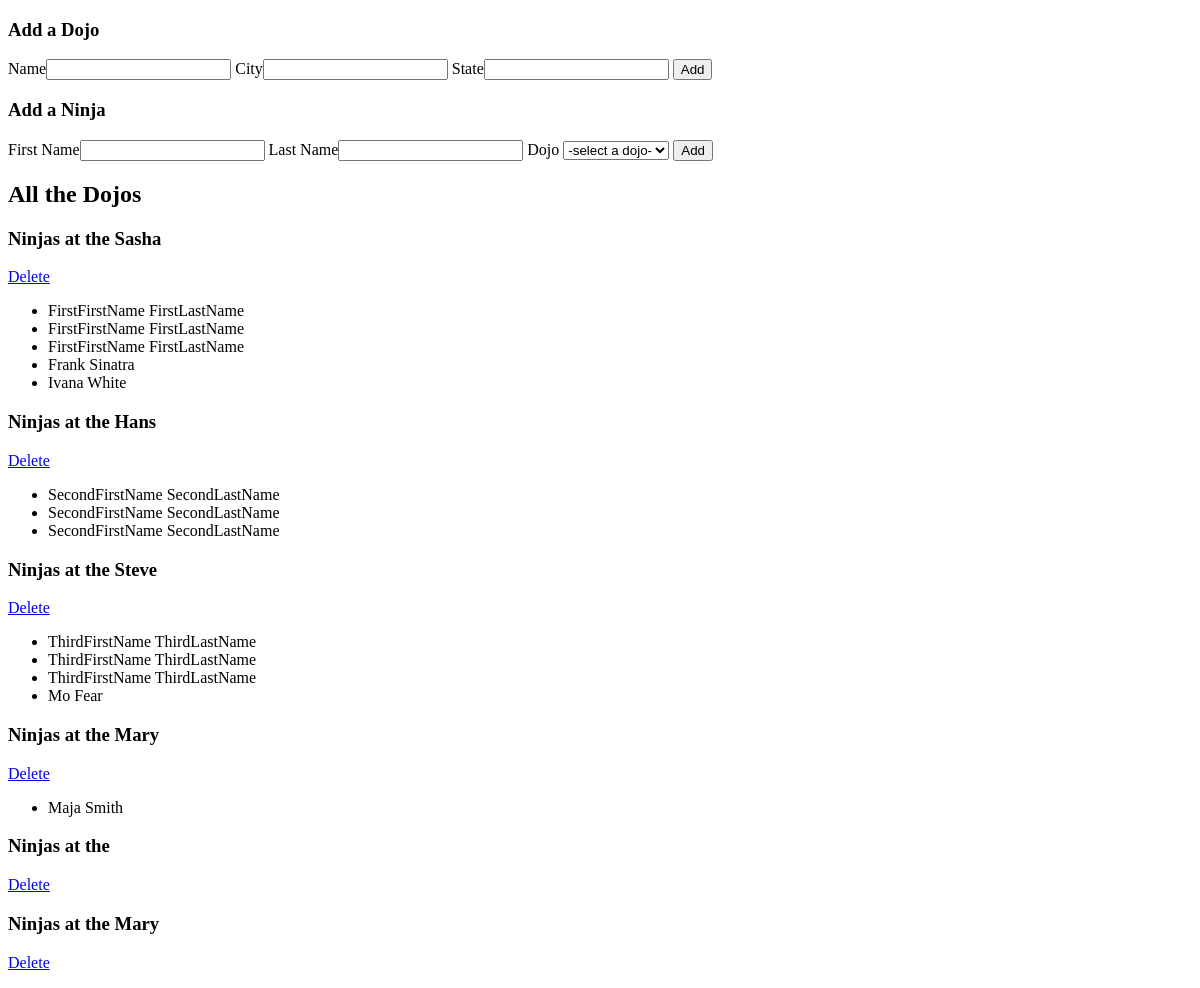
Before: / with the older database file.
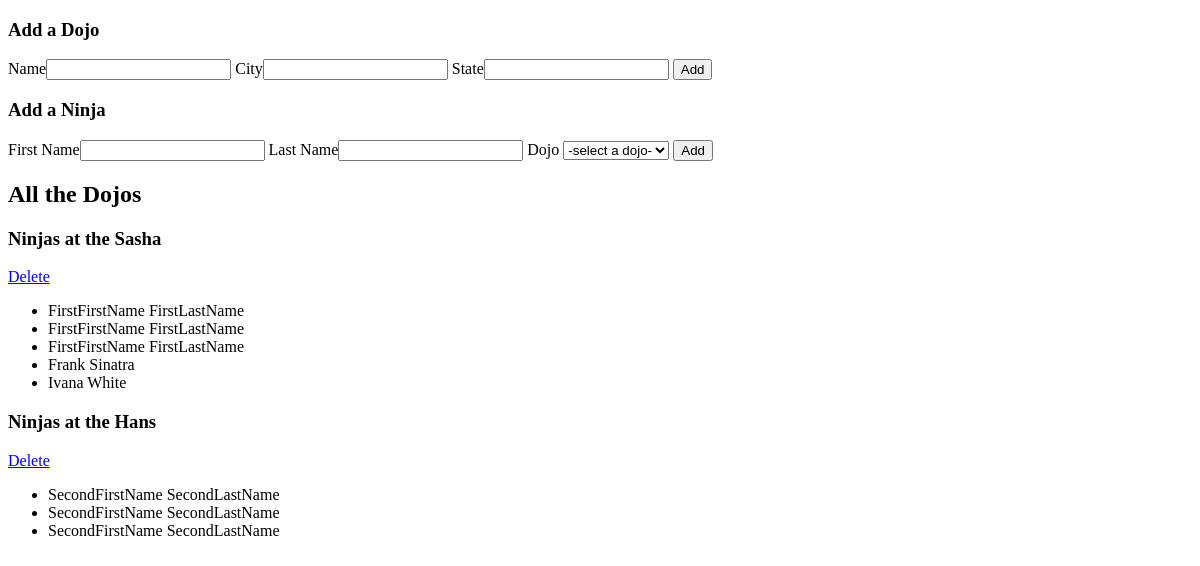
After: the same page with the newer database file.
### dojo_ninjas_app/models.py (models this page shows)
class Dojo(models.Model):
    name = models.CharField(max_length = 255)
    city = models.CharField(max_length = 255)
    state = models.CharField(max_length = 2)
    created_at = models.DateTimeField(auto_now_add = True)
    updated_at = models.DateTimeField(auto_now = True)

class Ninja(models.Model):
    dojo = models.ForeignKey(Dojo, related_name = 'ninjas', on_delete = models.CASCADE)
    first_name = models.CharField(max_length = 255)
    last_name = models.CharField(max_length = 255)

### dojo_ninjas_app/views.py (the view)
# urls.py: path('', views.index),
def index(request):
    context = {
        'dojos' : Dojo.objects.all(),
    }
    return render(request, 'dojo_ninjas.html', context)

### dojo_ninjas_app/templates/dojo_ninjas.html (shortened to what this page needs)
<!DOCTYPE html>
<html lang="en">
<head>
</head>
<body>
    <section>
        <h3>Add a Dojo</h3>
        <form action="/dojos/create" method="POST">
            <label>Name<input type = "text" name = "name"></label>
            <label>City<input type = "text" name = "city"></label>
            <label>State<input type ="text" name = "state"></label>
            <button type="submit" id = "button">Add</button>
        </form>
    </section>
    <section>
        <h3>Add a Ninja</h3>
        <form action="/ninjas/create" method="POST">
            <label>First Name<input type = "text" name = "first_name" id = "first_name"></label>
            <label>Last Name<input type = "text" name = "last_name" id = "last_name"></label>
            <label>Dojo</label>
            <select name = "dojo" id = "dojo" class ="form-control">
                <option value="false">-select a dojo-</option>
            </select>
            <button type="submit" id = "button">Add</button>
        </form>
    </section>
    <div id="list">
        <h2>All the Dojos </h2>
        {% for dojo in dojos %}
            <h3>Ninjas at the {{ dojo.name }} </h3>
            <a class ='text-center text-light btn btn-warning' href='/delete/{{dojo.id}}'>Delete</a>
            <ul>
            {% for ninja in dojo.ninjas.all %}
                <li>{{ ninja.first_name }} {{ ninja.last_name }}</li>
            {% endfor %}
            </ul>
        {% endfor %}
    </div>
</body>
</html>

Changed rows visible on the page:
removed Dojo: name "Steve"
removed Ninja: first_name "ThirdFirstName", last_name "ThirdLastName", shown under "Steve"
removed Ninja: first_name "ThirdFirstName", last_name "ThirdLastName", shown under "Steve"
removed Ninja: first_name "ThirdFirstName", last_name "ThirdLastName", shown under "Steve"
removed Ninja: first_name "Mo", last_name "Fear", shown under "Steve"
removed Dojo: name "Mary"
removed Ninja: first_name "Maja", last_name "Smith", shown under "Mary"
removed Dojo: name "Mary"
